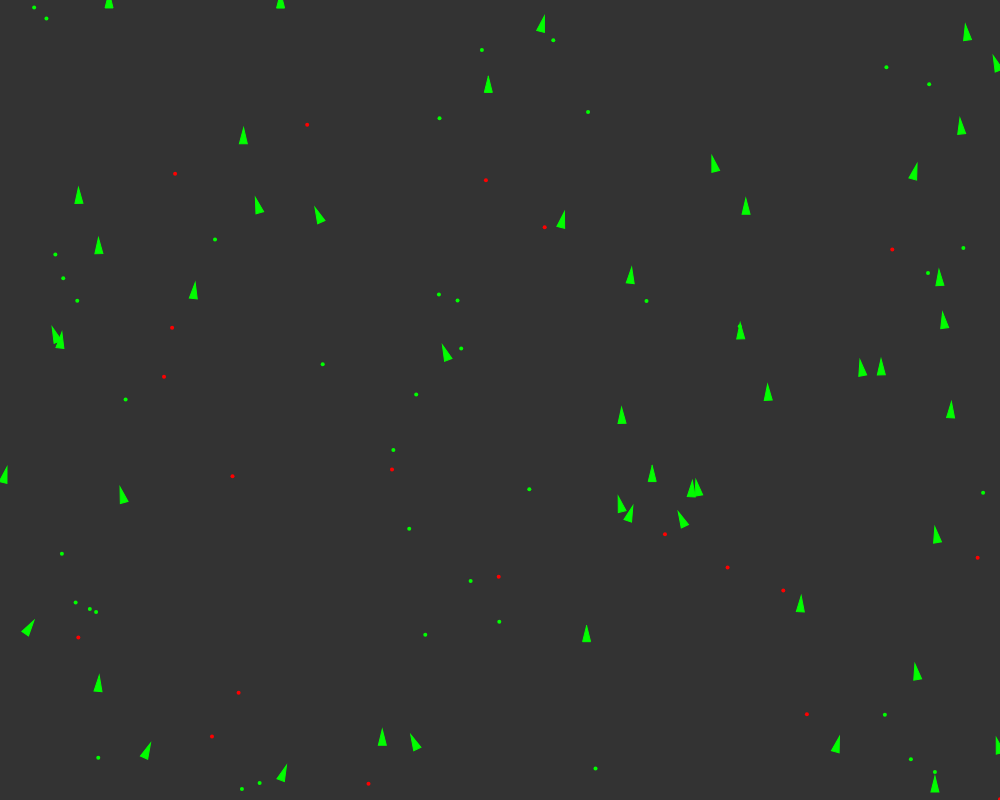
Frame 1 (no input)
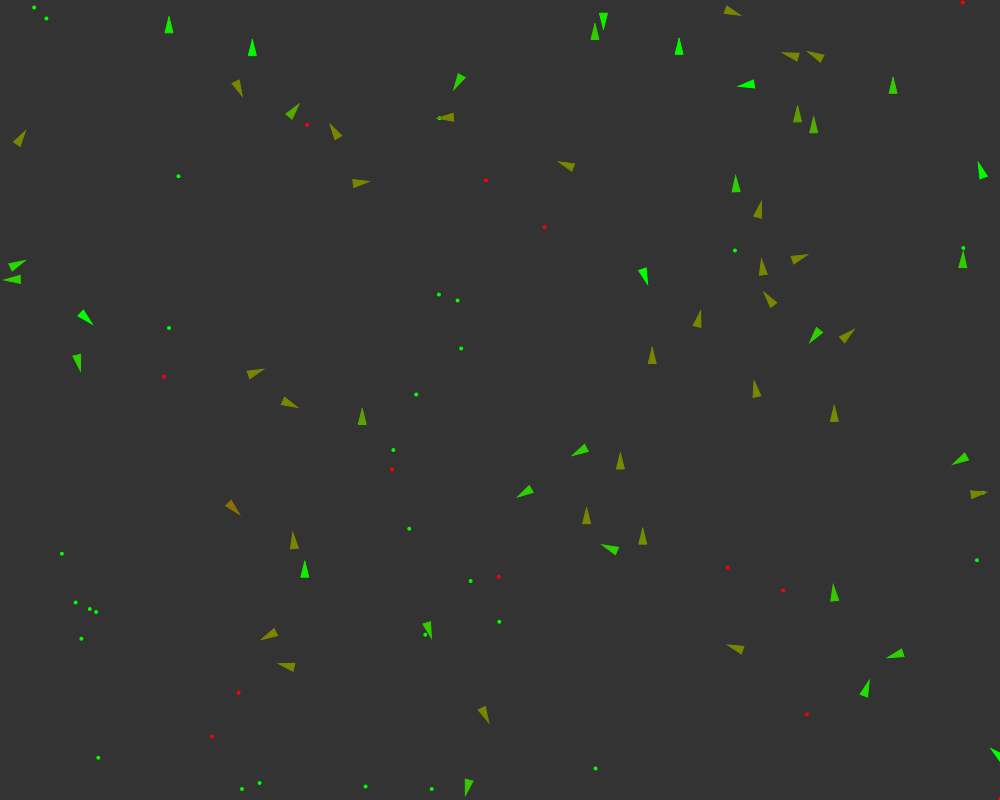
Frame 60 (no input)
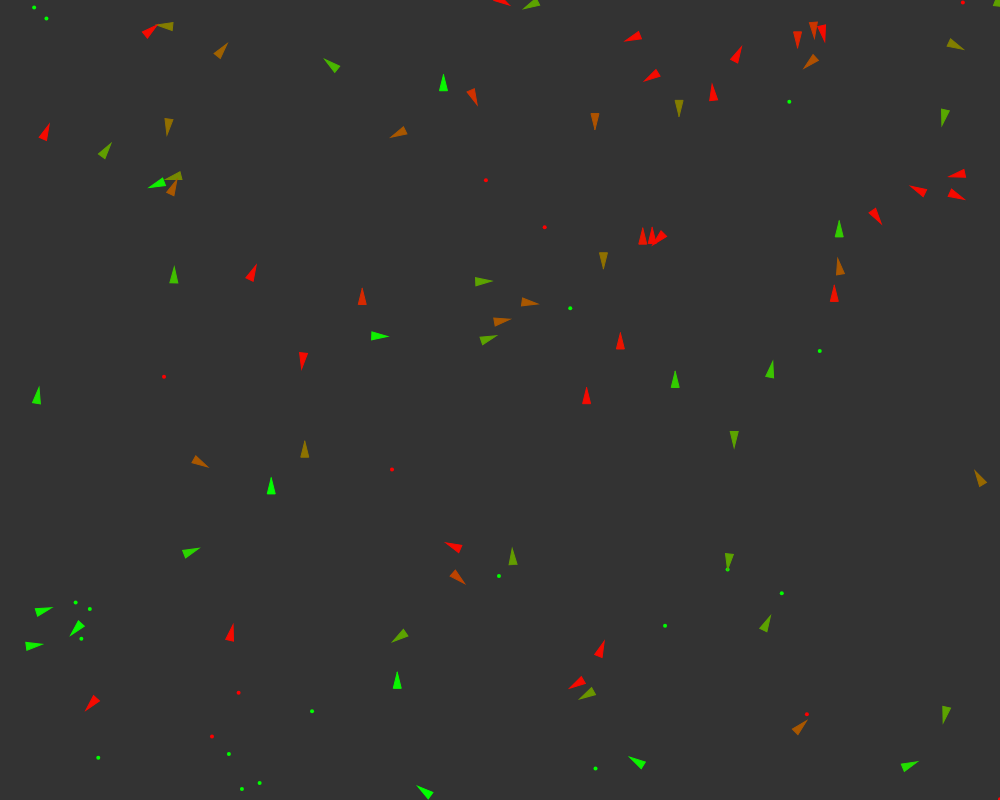
Frame 120 (the mouse pressed at the canvas centre since frame 60)

The p5.js sketch that drew these frames (run headless with seeded random() and noise() and a simulated clock; from frame 60 on, the mouse is pressed at the canvas centre):

// p5.js sketch
// ── sketch.js
var vehicles = [];
var food = [];
var poison = [];
var debug;
var slider1;
var slider2;
var button1;
var population;
var nextGenAsked = false;
var div;
var slider3;
var slider4;


function setup() {
    createCanvas(1000, 800);

    population = new Population(50);

    for (var i = 0; i < 40; i++) {
        var x = random(width);
        var y = random(height);
        food.push(createVector(x, y));
    }

    for (var i = 0; i < 20; i++) {
        var x = random(width);
        var y = random(height);
        poison.push(createVector(x, y));
    }

    nextGenAsked = false;
    debug = createCheckbox();
    createP('Force visibility');
    slider1 = createSlider(5, 15, 8, 1);
    slider1.position(150, 810);
    var p1 = createP('Starvation rate')
    p1.position(150, 830);
    slider2 = createSlider(1, 50, 8, 1);
    slider2.position(300, 810);
    var p2 = createP('Mutation rate')
    p2.position(300, 830);
    slider3 = createSlider(5, 25, 10, 1);
    slider3.position(450, 810);
    var p3 = createP('Food Apparition')
    p3.position(450, 830);
    slider4 = createSlider(1, 15, 1, 1);
    slider4.position(600, 810);
    var p4 = createP('Poison Apparition')
    p4.position(600, 830);
    button1 = createButton('Next Gen');
    button1.position(750, 810);
    console.log(button1.value());
    button1.mousePressed(nextGen);
    div = createDiv('Population : ' + population.vehicles.length);


}



function draw() {
    background(51);
    div.html('Population : ' + population.vehicles.length);

    if (random(1) < slider3.value() / 100) {
        var x = random(width);
        var y = random(height);
        food.push(createVector(x, y));
    }

    if (random(1) < slider4.value() / 100) {
        var x = random(width);
        var y = random(height);
        poison.push(createVector(x, y));
    }


    for (var i = 0; i < food.length; i++) {
        fill(0, 255, 0);
        noStroke();
        ellipse(food[i].x, food[i].y, 4, 4);
    }

    for (var i = 0; i < poison.length; i++) {
        fill(255, 0, 0);
        noStroke();
        ellipse(poison[i].x, poison[i].y, 4, 4);
    }

    for (var i = population.vehicles.length - 1; i >= 0; i--) {
        population.vehicles[i].boundaries();
        population.vehicles[i].behaviors(food, poison);
        population.vehicles[i].update();
        population.vehicles[i].display();
        if (random(1) < 0.005) {
            population.vehicles.push(population.vehicles[i].cloneMe());
        }


        if (population.vehicles[i].dead()) {
            var x = population.vehicles[i].position.x;
            var y = population.vehicles[i].position.y;
            food.push(createVector(x, y));
            population.vehicles.splice(i, 1);
        }

    }

    if (nextGenAsked) {
        population.nextGen();
    }

    lifeDecrease = slider1.value() / 1000;
    mr = slider2.value() / 100;

}


var mr = 0.08;
var lifeDecrease = 0.008;


function nextGen() {
    nextGenAsked = true;
}





// ── Population.js

function Population(sizePop, list) {

    this.vehicles = [];
    this.sizePop = sizePop;

    if (list === undefined) {

        for (var i = 0; i < this.sizePop; i++) {
            var x = random(width);
            var y = random(height);
            this.vehicles[i] = new Vehicle(x, y);
        }
    }

    this.nextGen = function () {

        var limit = floor(this.vehicles.length / 2);
        var tempVehicles = [];
        var newVehicles = [];
        for (var i = 0; i < limit; i++) {
            tempVehicles[i] = this.selectParent();
            //console.log(tempVehicles);
        }

        for (var i = 0; i < this.sizePop; i++) {
            var x = random(width);
            var y = random(height);
            this.vehicles[i] = new Vehicle(x, y);
        }

        for (var i = 0; i < tempVehicles.length; i++) {
            this.vehicles.push(tempVehicles[i]);
        }

        nextGenAsked = false;

    }

    this.selectParent = function () {

        var ltSum = 0;
        var runningSum = 0;
        //console.log('select parent appelee');

        for (var i = 0; i < this.vehicles.length; i++) {
            ltSum += this.vehicles[i].lifeTime;
        }

        var prob = random(ltSum);
        for (var i = 0; i < this.vehicles.length; i++) {

            runningSum += this.vehicles[i].lifeTime;

            if (runningSum >= prob) {
                //console.log(this.vehicles[i]);
                return this.vehicles[i];
            }

        }
        return 5;
    }

}

// ── Vehicle.js
function Vehicle(x, y, dna) {
    this.acceleration = createVector(0, 0);
    this.velocity = createVector(0, -2);
    this.position = createVector(x, y);
    this.r = 4;
    this.maxspeed = 5;
    this.maxforce = 0.5;
    this.lifeTime = 0;

    this.health = 1;

    this.dna = [];
    if (dna === undefined) {
        // Food weight
        this.dna[0] = random(-2, 2);
        // Poison weight
        this.dna[1] = random(-2, 2);
        // Food perception
        this.dna[2] = random(0, 200);
        // Poision Percepton
        this.dna[3] = random(0, 200);
    } else {
        // Mutation
        this.dna[0] = dna[0];
        if (random(1) < mr) {
            this.dna[0] += random(-0.4, 0.4);
        }
        this.dna[1] = dna[1];
        if (random(1) < mr) {
            this.dna[1] += random(-0.4, 0.4);
        }
        this.dna[2] = dna[2];
        if (random(1) < mr) {
            this.dna[2] += random(-40, 40);
        }
        this.dna[3] = dna[3];
        if (random(1) < mr) {
            this.dna[3] += random(-40, 40);
        }
    }


    this.update = function () {

        this.health -= lifeDecrease;

        this.lifeTime++;
        this.velocity.add(this.acceleration);

        this.velocity.limit(this.maxspeed);
        this.position.add(this.velocity);

        this.acceleration.mult(0);
    }

    this.applyForce = function (force) {

        this.acceleration.add(force);
    }

    this.cloneMe = function () {
        return new Vehicle(random(width), random(height), this.dna);
    }

    this.behaviors = function (good, bad) {
        var steerG = this.eat(good, 0.3, this.dna[2]);
        var steerB = this.eat(bad, -1, this.dna[3]);

        steerG.mult(this.dna[0]);
        steerB.mult(this.dna[1]);

        this.applyForce(steerG);
        this.applyForce(steerB);
    }



    this.eat = function (list, nutrition, perception) {
        var record = Infinity;
        var closest = null;
        for (var i = list.length - 1; i >= 0; i--) {
            var d = this.position.dist(list[i]);

            if (d < this.maxspeed) {
                list.splice(i, 1);
                this.health += nutrition;
            } else {
                if (d < record && d < perception) {
                    record = d;
                    closest = list[i];
                }
            }
        }



        if (closest != null) {
            return this.seek(closest);
        }

        return createVector(0, 0);
    }


    this.seek = function (target) {

        var desired = p5.Vector.sub(target, this.position);


        desired.setMag(this.maxspeed);


        var steer = p5.Vector.sub(desired, this.velocity);
        steer.limit(this.maxforce);

        return steer;

    }

    this.dead = function () {
        return (this.health < 0)
    }

    this.display = function () {
        // Draw a triangle rotated in the direction of velocity
        var angle = this.velocity.heading() + PI / 2;

        push();
        translate(this.position.x, this.position.y);
        rotate(angle);


        if (debug.checked()) {
            strokeWeight(3);
            stroke(0, 255, 0);
            noFill();
            line(0, 0, 0, -this.dna[0] * 25);
            strokeWeight(2);
            ellipse(0, 0, this.dna[2] * 2);
            stroke(255, 0, 0);
            line(0, 0, 0, -this.dna[1] * 25);
            ellipse(0, 0, this.dna[3] * 2);
        }

        var gr = color(0, 255, 0);
        var rd = color(255, 0, 0);
        var col = lerpColor(rd, gr, this.health);

        fill(col);
        stroke(col);
        strokeWeight(1);
        beginShape();
        vertex(0, -this.r * 2);
        vertex(-this.r, this.r * 2);
        vertex(this.r, this.r * 2);
        endShape(CLOSE);

        pop();
    }


    this.boundaries = function () {
        var d = 25;

        var desired = null;

        if (this.position.x < d) {
            desired = createVector(this.maxspeed, this.velocity.y);
        } else if (this.position.x > width - d) {
            desired = createVector(-this.maxspeed, this.velocity.y);
        }

        if (this.position.y < d) {
            desired = createVector(this.velocity.x, this.maxspeed);
        } else if (this.position.y > height - d) {
            desired = createVector(this.velocity.x, -this.maxspeed);
        }

        if (desired !== null) {
            desired.normalize();
            desired.mult(this.maxspeed);
            var steer = p5.Vector.sub(desired, this.velocity);
            steer.limit(this.maxforce);
            this.applyForce(steer);
        }
    }
}
